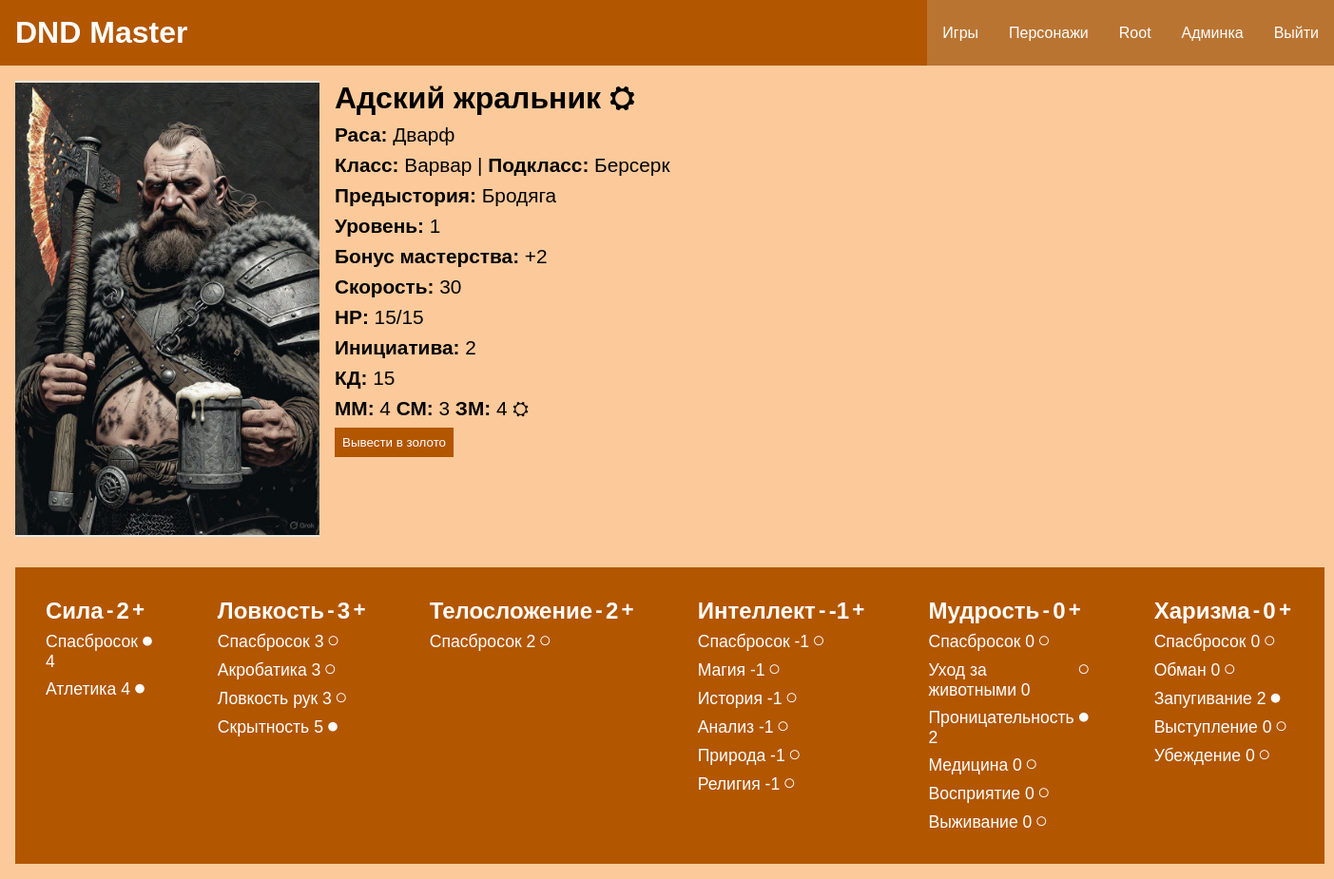
Before: /characters/adskij-zhralnik_dvarf_root/ (signed in) with the older database file.
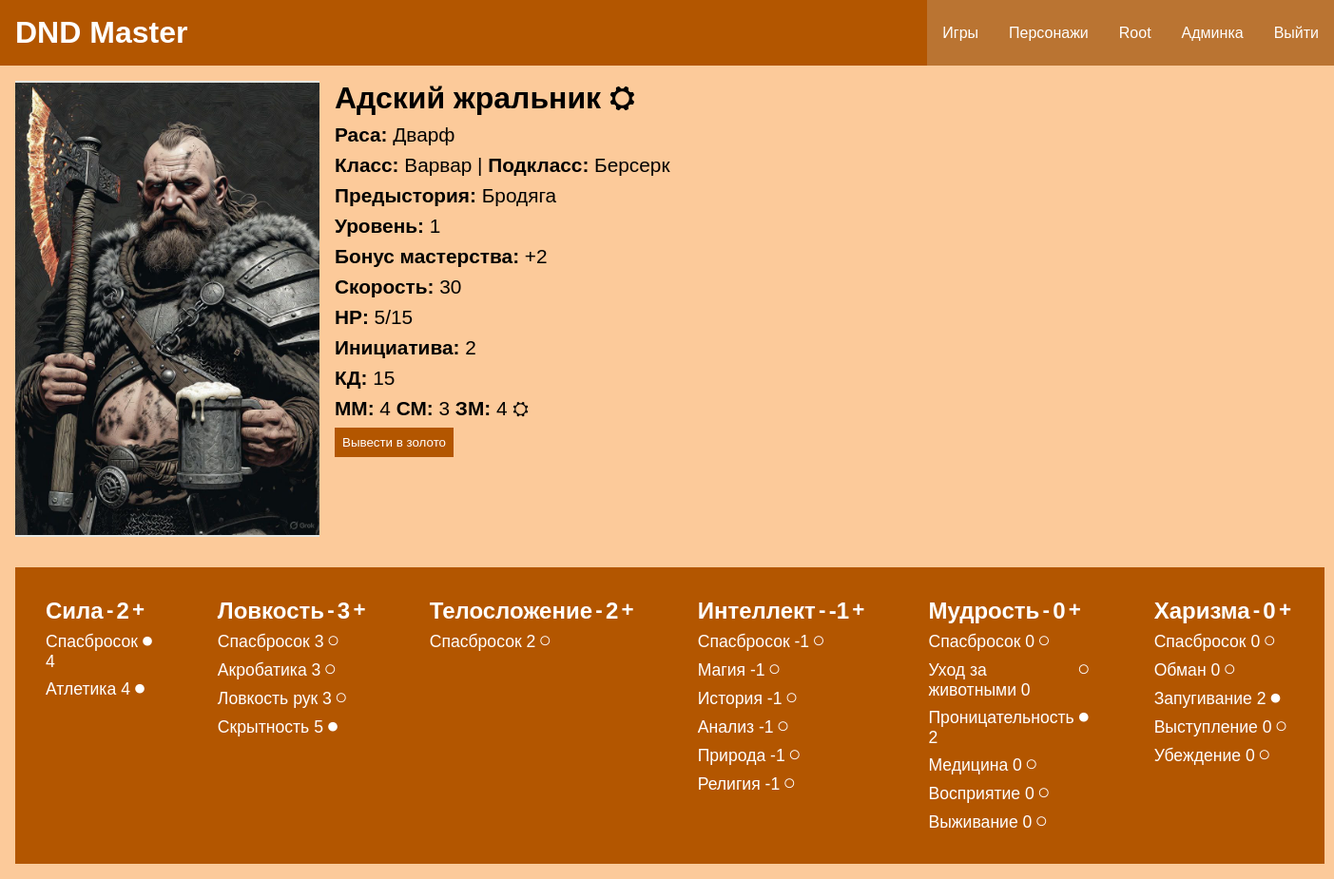
After: the same page with the newer database file.
### characterapp/models.py (models this page shows, shortened)
class Character(models.Model):
    name = models.CharField(max_length=100, verbose_name="Имя")
    dnd_class = models.ForeignKey(DndClass, on_delete=models.PROTECT, null=True, verbose_name="Класс")
    dnd_subclass = models.CharField(max_length=100, verbose_name="Подкласс", null=True, blank=True)
    race = models.ForeignKey(Race, on_delete=models.PROTECT, null=True, verbose_name="Раса")
    background = models.ForeignKey(Background, on_delete=models.PROTECT, null=True, verbose_name="Предыстория")
    max_hp = models.IntegerField(default=0, verbose_name="Max hp", validators=[MinValueValidator(0)])
    hp = models.IntegerField(default=0, verbose_name="HP", validators=[MinValueValidator(0)])
    armor_class = models.IntegerField(default=0, verbose_name="КД", validators=[MinValueValidator(0)])
    initiative = models.IntegerField(null=True, verbose_name="Инициатива")
    cooper_coins = models.IntegerField(default=0, verbose_name="ММ", validators=[MinValueValidator(0)])
    silver_coins = models.IntegerField(default=0, verbose_name="СМ", validators=[MinValueValidator(0)])
    gold_coins = models.IntegerField(default=0, verbose_name="ЗМ", validators=[MinValueValidator(0)])
    is_player = models.BooleanField(verbose_name="Игрок")
    player_name = models.CharField(max_length=100, null=True, verbose_name="Имя игрока", blank=True)
    image = models.ImageField(upload_to="characters/", null=True, blank=True, verbose_name="Изображение")
    user = models.ForeignKey(get_user_model(), null=True, blank=True, on_delete=models.PROTECT)
    level = models.IntegerField(default=1, verbose_name="Уровень", validators=[MinValueValidator(1)])
    speed = models.IntegerField(default=0, verbose_name="Скорость", validators=[MinValueValidator(0)])
    proficient_bonus = models.IntegerField(default=2, verbose_name="Бонус мастерства")
    slug = models.SlugField(null=True, blank=True)
    class Meta:
        unique_together = ('name', 'race', 'user')
        verbose_name = "Персонаж"
        verbose_name_plural = "Персонажи"
    def get_update_url(self):
        return reverse('characters:character-update', kwargs={'pk': self.pk})
    def get_coin_update_url(self):
        return reverse('characters:coin-update', kwargs={'pk': self.pk})
    def get_go_to_gold_url(self):
        return reverse('characters:go-to-gold', kwargs={'pk': self.pk})

### bookdata/models.py (models this page shows)
class Race(models.Model):
    name = models.CharField(max_length=100, verbose_name="Имя")
    image = models.ImageField(upload_to="bookdata/races/", null=True, blank=True, verbose_name="Изображение")
    class Meta:
        verbose_name = "Раса"
        verbose_name_plural = "Расы"
    def __str__(self):
        return self.name

class DndClass(models.Model):
    name = models.CharField(max_length=100, verbose_name="Имя")
    image = models.ImageField(upload_to="bookdata/classes/", null=True, blank=True, verbose_name="Изображение")
    class Meta:
        verbose_name = "Класс"
        verbose_name_plural = "Классы"
    def __str__(self):
        return self.name

class Background(models.Model):
    name = models.CharField(max_length=100, verbose_name="Имя")
    image = models.ImageField(upload_to="bookdata/backgrounds/", null=True, blank=True, verbose_name="Изображение")
    class Meta:
        verbose_name = "Происхождение"
        verbose_name_plural = "Происхождения"
    def __str__(self):
        return self.name

### characterapp/views.py (the view)
# urls.py: path('<slug:slug>/', views.CharacterDetailView.as_view(), name='character-detail'),
class CharacterDetailView(LoginRequiredMixin, UserPassesTestMixin, DetailView):
    model = Character
    context_object_name = 'character'
    template_name = 'characterapp/character_detail.html'
    def test_func(self):
        return (self.request.user == self.get_object().user) or (not self.get_object().is_player)
    def get_context_data(self, **kwargs):
        context = super().get_context_data(**kwargs)
        context['title'] = self.object.name
        return context

### characterapp/templates/characterapp/character_detail.html (shortened to what this page needs)
{% extends 'base.html' %}
{% block content %}
<div class="detail_page_div">
    <div class="character_detail_base">
        {% if character.image %}
        <img src="{{character.image.url}}">
        {% else %}
        <img src="/media/staticmedia/image-placeholder-vertical.jpg">
        {% endif %}
        <div class="character_detail_info">
            <h1>
                {{character.name}} <a href="{{character.get_update_url}}">⛭</a>{% if not character.is_player %} <span class="npc_sign">NPC</span> {% endif %}
            </h1>
            <p><b>Раса: </b>{{character.race}}</p>
            <p><b>Класс: </b>{{character.dnd_class}} | <b>Подкласс: </b>{{character.dnd_subclass}}</p>
            <p><b>Предыстория: </b>{{character.background}}</p>
            <p><b>Уровень: </b>{{character.level}}</p>
            <p><b>Бонус мастерства: </b>+{{character.proficient_bonus}}</p>
            <p><b>Скорость: </b>{{character.speed}}</p>
            <p><b>HP: </b>{{character.hp}}/{{character.max_hp}}</p>
            <p><b>Инициатива: </b>{{character.initiative}}</p>
            <p><b>КД: </b>{{character.armor_class}}</p>
            <p><b>ММ: </b>{{character.cooper_coins}} <b>СМ: </b>{{character.silver_coins}} <b>ЗМ: </b>{{ character.gold_coins }} <a href="{{character.get_coin_update_url}}">⛭</a></p>
            <form method="post" action="{{character.get_go_to_gold_url}}" class="go_to_gold_form">
                <button>Вывести в золото</button>
            </form>
        </div>
    </div>
    <div class="character_ability_collection">
        {% for ability in character.abilities.all %}
        <div class="ability_div">
            <div class="ability_element">
                <h2>{{ability.get_ability_display}}</h2>
                <form method="post" action="{% url 'characters:character-decrease-ability' ability.id %}">
                    <button>-</button>
                </form>
                <h2>{{ability.value}}</h2>
                <form method="post" action="{% url 'characters:character-increase-ability' ability.id %}">
                    <button>+</button>
                </form>
            </div>
            <div class="skill_div">
                <div class="skill_element">
                    <p>Спасбросок {{ability.saving_throw}}</p>
                    <form method="post" action="{% url 'characters:make-proficient-ability' ability.id %}">
                        <button>{% if ability.is_proficient %} ● {% else %} ○ {% endif %}</button>
                    </form>
                </div>
                {% for skill in ability.skills.all %}
                <div class="skill_element">
                    <p>{{ skill.get_skill_display }}  {{ skill.value }}</p>
                    <form method="post" action="{% url 'characters:make-proficient-skill' skill.id %}">
                        <button>{% if skill.is_proficient %} ● {% else %} ○ {% endif %}</button>
                    </form>
                </div>
                {% endfor %}
            </div>
        </div>
        {% endfor %}
    </div>
</div>
{% endblock %}

Changed rows visible on the page:
changed Character "Адский жральник": hp "15" → "5"
